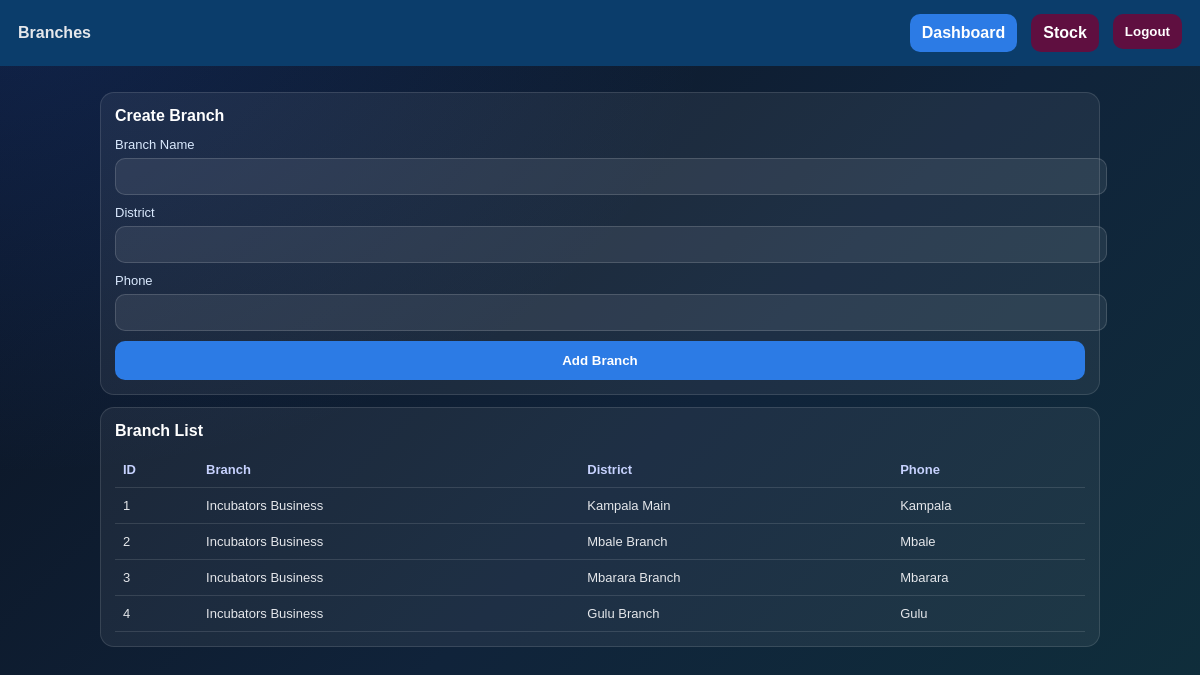
/branches (signed in), run on the app's committed database.
### tables this page shows
CREATE TABLE branches (id INTEGER PRIMARY KEY, owner TEXT, business_type TEXT, name TEXT, district TEXT, phone TEXT, created_at TEXT);

### app.py (the view)
@app.route("/branches", methods=["GET", "POST"])
def branches_page():
    if not require_login():
        return redirect("/")
    owner, bt = get_session_owner_bt()
    if request.method == "POST" and is_admin():
        run_query(
            "INSERT INTO branches(owner,business_type,name,district,phone,created_at) VALUES (?,?,?,?,?,?)",
            (owner, bt, request.form['name'], request.form['district'], request.form['phone'], datetime.now().isoformat()),
            fetch=False,
        )
    elif request.method == "POST" and not is_admin():
        flash("Staff cannot create branches - Admin only", "danger")
    if is_admin():
        branches, _ = run_query("SELECT * FROM branches WHERE owner=?", (owner,), fetch=True)
    else:
        branches, _ = run_query("SELECT * FROM branches WHERE owner=? AND id=?", (owner, session.get("branch_id")), fetch=True)
    return render_template("branches.html", branches=branches, is_admin=is_admin())

### app.py (called while the page is built)
@app.after_request
def add_security_headers(response):
    response.headers["X-Content-Type-Options"] = "nosniff"
    response.headers["X-Frame-Options"] = "DENY"
    response.headers["Referrer-Policy"] = "strict-origin-when-cross-origin"
    if IS_PRODUCTION:
        response.headers["Strict-Transport-Security"] = "max-age=31536000"
    return response

def get_db():
    if 'db' not in g:
        if USE_POSTGRES:
            import psycopg2
            g.db = psycopg2.connect(DATABASE_URL)
        else:
            g.db = sqlite3.connect("sme.db", detect_types=sqlite3.PARSE_DECLTYPES)
            g.db.row_factory = sqlite3.Row
    return g.db

def run_query(q, params=(), fetch=False):
    db = get_db()
    if USE_POSTGRES:
        q = q.replace("?", "%s")
    cur = db.cursor()
    cur.execute(q, params)
    if fetch:
        return cur.fetchall(), None
    db.commit()
    return None, None

def require_login():
    return session.get("logged_in")

def get_session_owner_bt():
    return session.get("owner", "admin"), session.get("business_type", "Incubators Business")

def is_admin():
    return session.get("role") == "super_admin"

def get_csrf_token():
    if "_csrf_token" not in session:
        session["_csrf_token"] = secrets.token_urlsafe(32)
    return session["_csrf_token"]

@app.before_request
def protect_state_changes():
    if request.method in {"POST", "PUT", "PATCH", "DELETE"} and not valid_csrf_token():
        if request.is_json:
            return jsonify({"error": "Invalid or missing CSRF token"}), 400
        abort(400, description="Invalid or missing CSRF token")

@app.context_processor
def inject_csrf_token():
    return {"csrf_token": get_csrf_token()}

### templates/branches.html (shortened to what this page needs)
<!doctype html>
<html lang="en">
<head>
</head>
<body>
  <div class="topbar">
    <div class="brand">Branches</div>
    <div class="nav">
      <a class="btn" href="/dashboard">Dashboard</a>
      <a class="btn btn-secondary" href="/stock/manage">Stock</a>
      <form method="post" action="/logout" class="d-inline"><input type="hidden" name="csrf_token" value="{{ csrf_token }}"><button class="btn btn-secondary" type="submit">Logout</button></form>
    </div>
  </div>
  <div class="wrap">
    {% if is_admin %}
      <div class="card">
        <h2>Create Branch</h2>
        <form method="POST" action="/branches">
          <div class="field">
            <label>Branch Name</label>
            <input name="name" required>
          </div>
          <div class="field">
            <label>District</label>
            <input name="district" required>
          </div>
          <div class="field">
            <label>Phone</label>
            <input name="phone" required>
          </div>
          <button type="submit">Add Branch</button>
        </form>
      </div>
    {% endif %}
    <div class="card">
      <h2>Branch List</h2>
      <table class="table">
        <thead>
          <tr>
            <th>ID</th>
            <th>Branch</th>
            <th>District</th>
            <th>Phone</th>
          </tr>
        </thead>
        <tbody>
          {% if branches %}
            {% for b in branches %}
              <tr>
                <td>{{ b[0] }}</td>
                <td>{{ b[2] }}</td>
                <td>{{ b[3] }}</td>
                <td>{{ b[4] }}</td>
              </tr>
            {% endfor %}
          {% else %}
            <tr><td colspan="4">No branches.</td></tr>
          {% endif %}
        </tbody>
      </table>
    </div>
  </div>
</body>
</html>

### templates/branches.html (style rules this page uses)
body { font-family: Arial, sans-serif; margin:0; background:radial-gradient(ellipse at top left, rgba(37,99,235,.2), transparent 42%), linear-gradient(135deg,#0b1220 0%,#10233a 55%,#0f2f3b 100%); background-attachment:fixed; min-height:100vh; color:#e5e7eb; }
.topbar { padding:14px 18px; background:#0B3D6B; display:flex; align-items:center; justify-content:space-between; gap:12px; }
.brand { font-weight:800; }
.nav { display:flex; gap:14px; flex-wrap:wrap; justify-content:flex-end; }
.btn { display:inline-block; padding:10px 12px; border-radius:10px; background:#2C7BE5; color:#fff; font-weight:700; }
.btn-secondary { background:#5F0F40; }
a { color:#93c5fd; text-decoration:none; }
.wrap { padding:14px; max-width:1000px; margin:0 auto; }
.card { background:rgba(255,255,255,0.06); border:1px solid rgba(255,255,255,0.12); border-radius:14px; padding:14px; margin-top:12px; }
h2 { margin:0 0 12px; font-size:16px; color:#fff; }
.field { margin:10px 0; }
label { display:block; font-size:13px; margin-bottom:6px; color:#dbeafe; }
input { width:100%; padding:10px; border-radius:10px; border:1px solid rgba(255,255,255,0.15); background:rgba(255,255,255,0.08); color:#fff; }
button { width:100%; padding:12px; border:none; border-radius:10px; background:#2C7BE5; color:#fff; font-weight:800; cursor:pointer; }
.table { width:100%; border-collapse:collapse; margin-top:10px; }
.table th, .table td { padding:10px 8px; border-bottom:1px solid rgba(255,255,255,0.12); font-size:13px; }
.table th { text-align:left; color:#c7d2fe; }

### data on the page
branches: id "1", business_type "Incubators Business", name "Kampala Main", district "Kampala"
branches: id "2", business_type "Incubators Business", name "Mbale Branch", district "Mbale"
branches: id "3", business_type "Incubators Business", name "Mbarara Branch", district "Mbarara"
branches: id "4", business_type "Incubators Business", name "Gulu Branch", district "Gulu"
